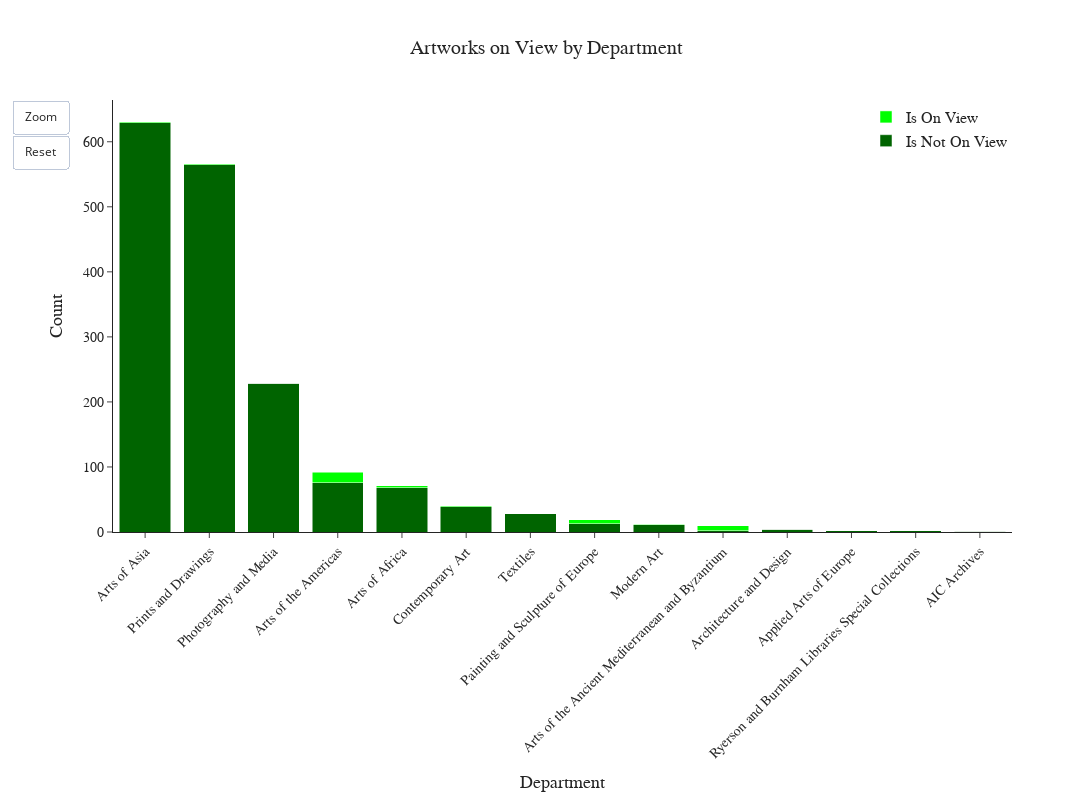
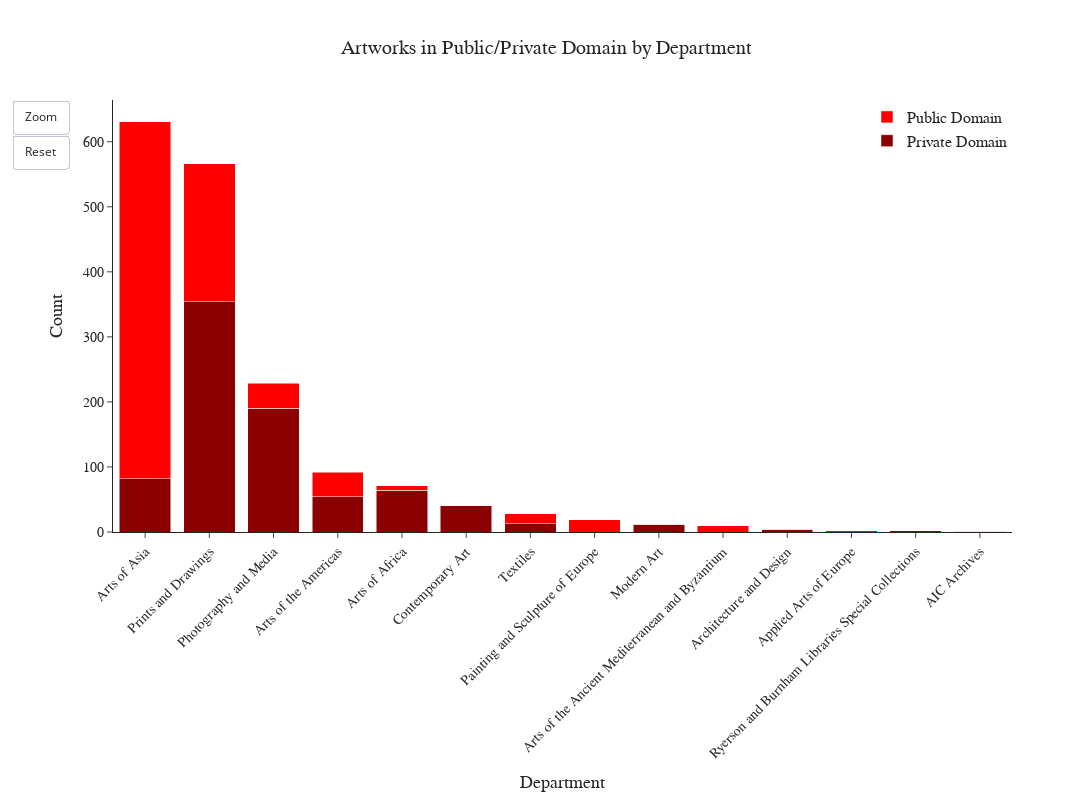

These figures' notebook cell, in order:
### Markdown cell above
### 1.b.
Secondly, we analyse whether an artwork is still in exposition and whether it is in public or private domain. The aim of this analysis is to identify which departments have a greater percentage of artworks currently on display, as well as those that have a higher proportion of artworks in public or private domain. It would also allow us to compare these proportions between different departments and identify any patterns or trends that may be of interest.

For this purpose, we plot an interactive stacked bar chart: the first one shows the percentages of artworks that are/are not on view in each department; the other one shows different percentages according to the artworks’ domain (either public or private).

### Code cell
# We calculate the unique values in the 'department_title' column of the dataset, setting them in descending order.
dep_counts = df['department_title'].value_counts().sort_values(ascending=False)

# We group the original dataset by the department_title column.
dep_grouped = df.groupby('department_title')

# We calculate how many artworks are (are not) on view and are in public or private domain for each department.
is_on_view_count = dep_grouped['is_on_view'].sum()[dep_counts.index]
is_not_on_view_count = (dep_counts - is_on_view_count)[dep_counts.index]
public_count = dep_grouped['is_public_domain'].sum()[dep_counts.index]
private_count = (dep_counts - public_count)[dep_counts.index]

# We create the first figure.
fig1 = go.Figure()

# We add traces for the first stacked bar chart.
fig1.add_trace(go.Bar(x=dep_counts.index, y=is_not_on_view_count, name='Is Not On View', marker_color='darkgreen'))
fig1.add_trace(go.Bar(x=dep_counts.index, y=is_on_view_count, name='Is On View', marker_color='lime'))

# We customize the layout of the first chart and add interactivity.
fig1.update_layout(
    template='simple_white',
    title={
        'text': 'Artworks on View by Department',
        'font': {'size': 20, 'family': 'Andale Mono'},
        'x': 0.5,
        'y': 0.95,
        'xanchor': 'center',
        'yanchor': 'top'},
    width=1200,
    # width = 800 for the website graphs
    height=800,
    xaxis_tickangle=-45,
    yaxis_title='Count',
    hovermode='closest',
    barmode='stack',
    updatemenus=[dict(
        type='buttons',
        showactive=False,
        buttons=[dict(
            label='Zoom',
            method='relayout',
            args=[{'xaxis.range': [0, 2]}]
        ), dict(
            label='Reset',
            method='relayout',
            args=[{'xaxis.range': [None, None]}]
        )]
    )],
    legend=dict(
        font=dict(size=16, family='Andale Mono'),
        x=1,
        y=1,
        xanchor='right',
        yanchor='top'
    ),
    xaxis=dict(
        title=dict(text='Department', font=dict(size=18, family='Andale Mono')),
        tickfont=dict(size=14, family='Andale Mono')
    ),
    yaxis=dict(
        title=dict(text='Count', font=dict(size=18, family='Andale Mono')),
        tickfont=dict(size=14, family='Andale Mono')
    )
)

# We create the second figure.
fig2 = go.Figure()

# We add traces for the second stacked bar chart.
fig2.add_trace(go.Bar(x=dep_counts.index, y=private_count, name='Private Domain', marker_color='darkred'))
fig2.add_trace(go.Bar(x=dep_counts.index, y=public_count, name='Public Domain', marker_color='red'))

# We customize the layout of the second chart and add interactivity.
fig2.update_layout(
    template='simple_white',
    title={
        'text': 'Artworks in Public/Private Domain by Department',
        'font': {'size': 20, 'family': 'Andale Mono'},
        'x': 0.5,
        'y': 0.95,
        'xanchor': 'center',
        'yanchor': 'top'},
    width=1200,
    # width = 800 for the website graphs
    height=800,
    xaxis_tickangle=-45,
    yaxis_title='Count',
    hovermode='closest',
    barmode='stack',
    updatemenus=[dict(
        type='buttons',
        showactive=False,
        buttons=[dict(
            label='Zoom',
            method='relayout',
            args=[{'xaxis.range': [0, 2]}]
        ), dict(
            label='Reset',
            method='relayout',
            args=[{'xaxis.range': [None, None]}]
        )]
    )],
    legend=dict(
        font=dict(size=16, family='Andale Mono'),
        x=1,
        y=1,
        xanchor='right',
        yanchor='top'
    ),
    xaxis=dict(
        title=dict(text='Department', font=dict(size=18, family='Andale Mono')),
        tickfont=dict(size=14, family='Andale Mono')
    ),
    yaxis=dict(
        title=dict(text='Count', font=dict(size=18, family='Andale Mono')),
        tickfont=dict(size=14, family='Andale Mono')
    )
)

# Show the charts
fig1.show()
fig2.show()

# We save them in html
#fig1.write_html('is-view.html')
#fig2.write_html('pub-priv.html')

### Figure 1 — Plotly figure (JSON) as saved in the notebook; plotly's stock layout.template omitted (floating-point values rounded to 4 significant figures)
{"data": [{"marker": {"color": "darkgreen"}, "name": "Is Not On View", "x": ["Arts of Asia", "Prints and Drawings", "Photography and Media", "Arts of the Americas", "Arts of Africa", "Contemporary Art", "Textiles", "Painting and Sculpture of Europe", "Modern Art", "Arts of the Ancient Mediterranean and Byzantium", "Architecture and Design", "Applied Arts of Europe", "Ryerson and Burnham Libraries Special Collections", "AIC Archives"], "y": [629, 565, 229, 76, 68, 39, 28, 13, 11, 2, 4, 2, 2, 1], "type": "bar"}, {"marker": {"color": "lime"}, "name": "Is On View", "x": ["Arts of Asia", "Prints and Drawings", "Photography and Media", "Arts of the Americas", "Arts of Africa", "Contemporary Art", "Textiles", "Painting and Sculpture of Europe", "Modern Art", "Arts of the Ancient Mediterranean and Byzantium", "Architecture and Design", "Applied Arts of Europe", "Ryerson and Burnham Libraries Special Collections", "AIC Archives"], "y": [2, 1, 0, 16, 3, 1, 0, 6, 1, 8, 0, 0, 0, 0], "type": "bar"}], "layout": {"title": {"font": {"size": 20, "family": "Andale Mono"}, "text": "Artworks on View by Department", "x": 0.5, "y": 0.95, "xanchor": "center", "yanchor": "top"}, "xaxis": {"title": {"font": {"size": 18, "family": "Andale Mono"}, "text": "Department"}, "tickfont": {"size": 14, "family": "Andale Mono"}, "tickangle": -45}, "legend": {"font": {"size": 16, "family": "Andale Mono"}, "x": 1, "y": 1, "xanchor": "right", "yanchor": "top"}, "yaxis": {"title": {"text": "Count", "font": {"size": 18, "family": "Andale Mono"}}, "tickfont": {"size": 14, "family": "Andale Mono"}}, "width": 1200, "height": 800, "hovermode": "closest", "barmode": "stack", "updatemenus": [{"buttons": [{"args": [{"xaxis.range": [0, 2]}], "label": "Zoom", "method": "relayout"}, {"args": [{"xaxis.range": [null, null]}], "label": "Reset", "method": "relayout"}], "showactive": false, "type": "buttons"}]}}

### Figure 2 — Plotly figure (JSON) as saved in the notebook; plotly's stock layout.template omitted (floating-point values rounded to 4 significant figures)
{"data": [{"marker": {"color": "darkred"}, "name": "Private Domain", "x": ["Arts of Asia", "Prints and Drawings", "Photography and Media", "Arts of the Americas", "Arts of Africa", "Contemporary Art", "Textiles", "Painting and Sculpture of Europe", "Modern Art", "Arts of the Ancient Mediterranean and Byzantium", "Architecture and Design", "Applied Arts of Europe", "Ryerson and Burnham Libraries Special Collections", "AIC Archives"], "y": [82, 354, 190, 54, 64, 40, 13, 0, 12, 0, 4, 0, 2, 1], "type": "bar"}, {"marker": {"color": "red"}, "name": "Public Domain", "x": ["Arts of Asia", "Prints and Drawings", "Photography and Media", "Arts of the Americas", "Arts of Africa", "Contemporary Art", "Textiles", "Painting and Sculpture of Europe", "Modern Art", "Arts of the Ancient Mediterranean and Byzantium", "Architecture and Design", "Applied Arts of Europe", "Ryerson and Burnham Libraries Special Collections", "AIC Archives"], "y": [549, 212, 39, 38, 7, 0, 15, 19, 0, 10, 0, 2, 0, 0], "type": "bar"}], "layout": {"title": {"font": {"size": 20, "family": "Andale Mono"}, "text": "Artworks in Public/Private Domain by Department", "x": 0.5, "y": 0.95, "xanchor": "center", "yanchor": "top"}, "xaxis": {"title": {"font": {"size": 18, "family": "Andale Mono"}, "text": "Department"}, "tickfont": {"size": 14, "family": "Andale Mono"}, "tickangle": -45}, "legend": {"font": {"size": 16, "family": "Andale Mono"}, "x": 1, "y": 1, "xanchor": "right", "yanchor": "top"}, "yaxis": {"title": {"text": "Count", "font": {"size": 18, "family": "Andale Mono"}}, "tickfont": {"size": 14, "family": "Andale Mono"}}, "width": 1200, "height": 800, "hovermode": "closest", "barmode": "stack", "updatemenus": [{"buttons": [{"args": [{"xaxis.range": [0, 2]}], "label": "Zoom", "method": "relayout"}, {"args": [{"xaxis.range": [null, null]}], "label": "Reset", "method": "relayout"}], "showactive": false, "type": "buttons"}]}}
